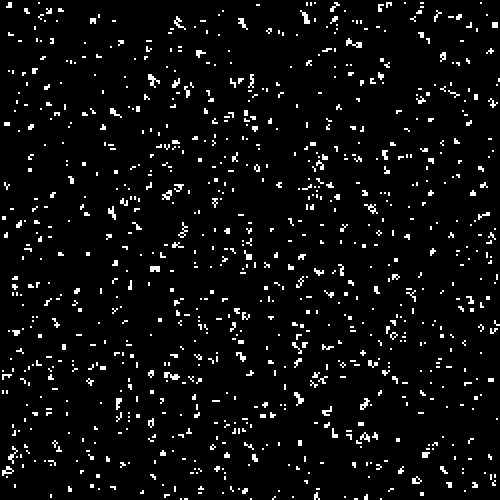
Frame 1 (no input)
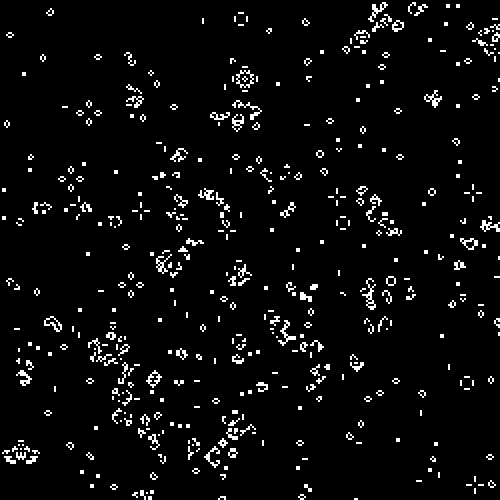
Frame 60 (the mouse pressed at the canvas centre just before this capture)
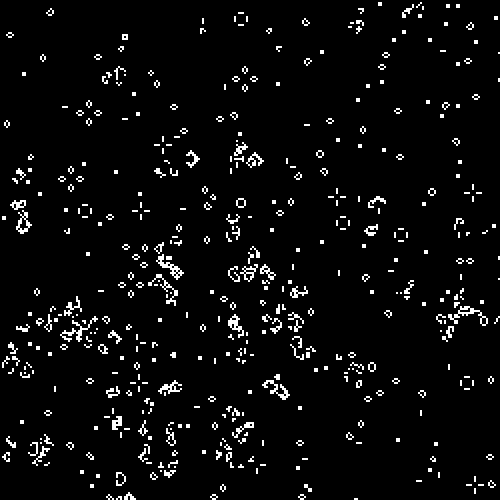
Frame 120 (the mouse held since frame 60 and released just before this capture)

The Processing sketch that drew these frames (run headless with seeded random() and noise(); from frame 60 on, the mouse is pressed at the canvas centre):

// Processing sketch: sketch_03_game_of_life_simple
// ── sketch_03_game_of_life_simple.pde
//variables for current and next state
int A[][];
int B[][];

//initial state
void setup() { //<>//
  size(500, 500);
  background(255);
  noStroke();
  //initialize A and B
  A = new int[width][height];
  B = new int[width][height];
  //fill A with random values and B with 0s
  for (int i = 0; i < width; i++) {
    for (int j = 0; j < height; j++) {
      A[i][j] = (random(1) < 0.9) ? 0 : 1;
      B[i][j] = 0;
    }
  }
}

//iterative part
void draw() {
  //for each cell
  for (int i = 1; i < width - 1; i++) { //<>//
    for (int j = 1; j < height - 1; j++) {
      //number of living cells in the neighborhood
      int sum = A[i - 1][j - 1] + A[i - 1][j] + A[i - 1][j + 1] + 
                A[i][j - 1] + A[i][j + 1] + 
                A[i + 1][j - 1] + A[i + 1][j] + A[i + 1][j + 1]; //<>//
      //apply rule
      if (A[i][j] == 1) {
        if (sum >= 2 & sum <= 3) B[i][j] = 1;
        else B[i][j] = 0;
      } else {
        if (sum == 3) B[i][j] = 1;
        else B[i][j] = 0;        
      }
    }
  }
  for (int i = 0; i < width; i++) {
    for (int j = 0; j < height; j++) {
      //fill A with B values
      A[i][j] = B[i][j];
      //draw cell
      fill(A[i][j] * 255);
      rect(i * 2, j * 2, 2, 2);
    }
  }
}
